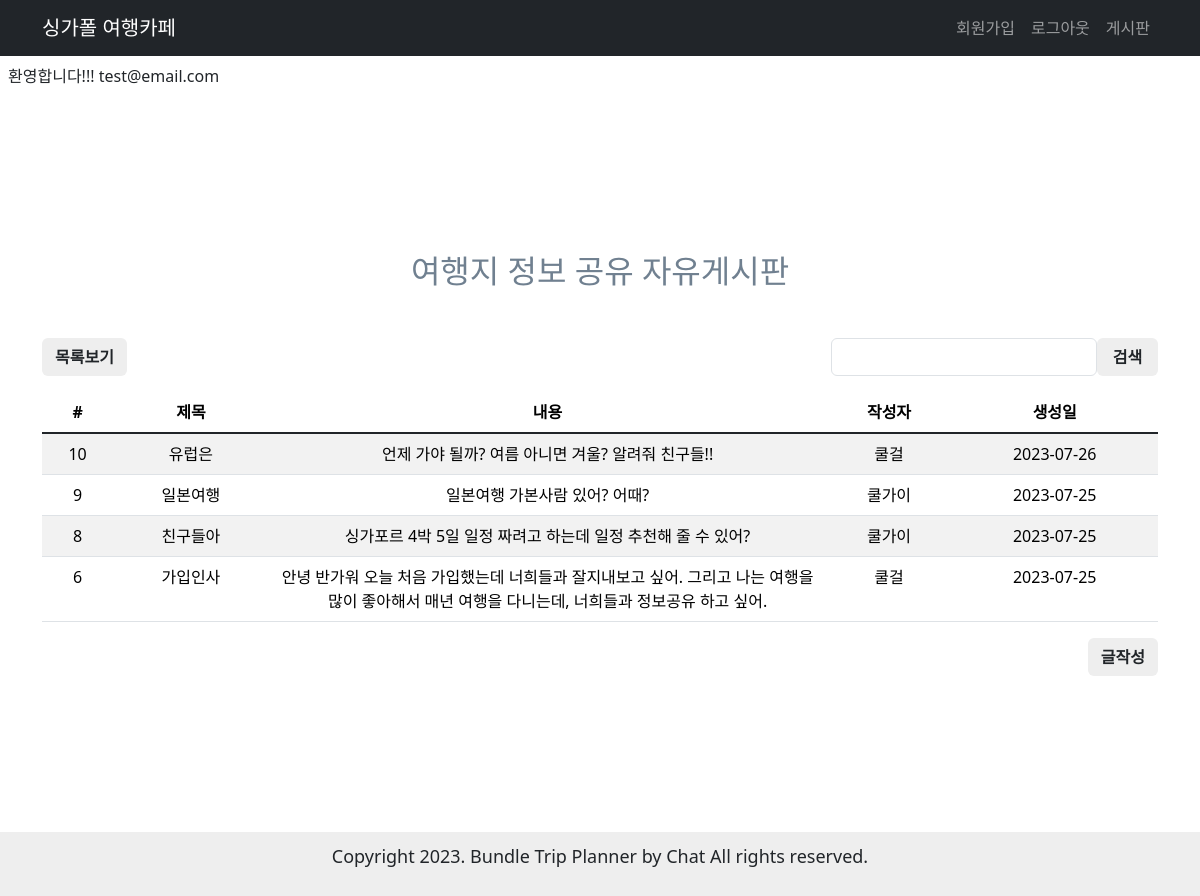
/blog/ (signed in), run on the app's committed database.
### user/models.py (models this page shows)
class User(AbstractUser):
    username = None
    name = models.CharField(max_length=30)
    email = models.EmailField(unique=True, max_length=255)
    is_staff = models.BooleanField(default=False)
    is_superuser = models.BooleanField(default=False)
    is_active = models.BooleanField(default=True)
    last_login = models.DateTimeField(null=True, blank=True)
    date_joined = models.DateTimeField(auto_now_add=True)
    USERNAME_FIELD = 'email'
    EMAIL_FIELD = 'email'
    REQUIRED_FIELDS = []
    objects = UserManager()

### blog/models.py (models this page shows)
class Post(models.Model):
    title = models.CharField(max_length=30)
    content = models.TextField()
    created_at = models.DateTimeField(auto_now_add=True)
    updated_at = models.DateTimeField(auto_now=True)
    user = models.ForeignKey(User, on_delete=models.CASCADE)
    tags = models.ManyToManyField('Hashtag', blank=True)

### blog/views.py (the view)
# urls.py: path('', views.PostList.as_view(), name='list'),
class PostList(ListView):
    model = Post
    ordering = '-pk'
    def get_context_data(self, **kwargs):
        context = super(PostList, self).get_context_data(**kwargs)
        return context
    def get_queryset(self):
        queryset = super().get_queryset()
        search_keyword = self.request.GET.get('q')
        if search_keyword:
            queryset = queryset.filter(
                Q(title__icontains=search_keyword) | Q(content__icontains=search_keyword) | Q(tags__name__icontains=search_keyword)).distinct()
        return queryset

### blog/templates/blog/post_list.html (shortened to what this page needs)
{% extends "base.html" %}
{% block content %}
<div class="container blog-container">
    <h2 class="main-title mb-5">여행지 정보 공유 자유게시판</h2>
        <div class="search-list-section mb-3">
            <a href="{% url 'blog:list' %}" class="btn">목록보기</a>
           <div class="blog-search">
                <input type="text" name="q" id="search-input" class="form-control">
                <button id="search-btn" class="btn search-b">검색</button>
           </div>
        </div>
    {% if post_list %}
            <table class="table table-striped">
                <thead>
                    <tr>
                        <th>#</th>
                        <th>제목</th>
                        <th>내용</th>
                        <th >작성자</th>
                        <th>생성일</th>
                    </tr>
                </thead>
                <tbody class="table-group-divider">
                    {% for post in post_list %}
                        <tr>
                            <td class="col text-center"> {{ post.id }} </td>
                            <td class="col"><a href="{% url 'blog:detail' pk=post.pk %}">{{ post.title }}</a></td>
                            <td class="col-6">{{ post.content }}</td>
                            <td class="col">{{ post.user.name }}</td>
                            <td class="col">{{ post.created_at|date:"Y-m-d" }}</td>
                        </tr>
                    {% endfor %}
                </tbody>
            </table>
    {% else %}
        <p>작성된 게시물이 없습니다.</p>
    {% endif %}
        <div class="write-section mb-3">
            <form action="{% url 'blog:write' %}" method="get">
                <input type="submit" value="글작성" class="btn">
            </form>
        </div>
</div>
{% endblock %}

### templates/base.html (shortened to what this page needs)
<!DOCTYPE html>
{% load static %}
{% load django_bootstrap5 %}
<html lang="ko">
<head>
    {% bootstrap_css %}
    <link rel="stylesheet" href="{% static 'blog/style.css' %}">
    <link rel="stylesheet" href="{% static 'user/style.css' %}">
    <link rel="stylesheet" href="{% static 'main/style.css' %}">
</head>
<body>
    <header>
        {% if user.is_authenticated %}
        <nav class="navbar navbar-expand-lg navbar-dark bg-dark">
            <div class="container">
                <a class="navbar-brand" href="/">싱가폴 여행카페</a>
                <div class="collapse navbar-collapse" id="navbarSupportedContent">
                    <ul class="navbar-nav ms-auto mb-2 mb-lg-0">
                        <li class="nav-item"><a class="nav-link" href="{% url 'user:register' %}">회원가입</a></li>
                        <li class="nav-item"><a class="nav-link" href="{% url 'user:logout' %}">로그아웃</a></li>
                        <li class="nav-item"><a class="nav-link" href="{% url 'blog:list' %}">게시판</a></li>
                    </ul>
                </div>
            </div>
        </nav>
        <div class="d-flex p-2">
            <p class="me-3">환영합니다!!! {{ user.email }} </p>
        </div>
        {% endif %}
    </header>
    <main class="main-container flex-grow-1">
        {% block content %}
        {% endblock %}
    </main>
    <footer class="text-center footer mt-auto py-3">
        <p>Copyright 2023. Bundle Trip Planner by Chat All rights reserved.</p>
    </footer>
</body>
</html>

### blog/static/blog/style.css (style rules this page uses)
.main-title { color: slategrey; }
.blog-container { width: 1200px; }
.search-list-section { display: flex; flex-direction: row; justify-content: space-between; }
.write-section { display: flex; flex-direction: row; justify-content: flex-end; }
.blog-search { display: flex; }
.search-b { width: 70px; }

### main/static/main/style.css (style rules this page uses)
body, h1, h2, fieldset, ul { padding: 0; margin: 0; list-style-type: none; }
a { text-decoration: none; color: inherit; }
input, textarea, select { box-sizing: border-box; }
select:enabled, button:enabled { cursor: pointer; }
.main-container { min-width: 1200px; height: 90vh; display: flex; flex-direction: column; justify-content: center; align-items: center; text-align: center; }
.footer { display: flex; flex-direction: column; justify-content: center; text-align: center; background: #eeeeee; font-size: large; height: 8vh; }
.btn { font-weight: 700; background-color: #eeeeee; }

### data on the page
User: email "test@email.com"
Post: id "10", title "유럽은", content "언제 가야 될까? 여름 아니면 겨울? 알려줘 친구들!!", user.name "쿨걸", created_at "2023-07-26"
Post: id "9", title "일본여행", content "일본여행 가본사람 있어? 어때?", user.name "쿨가이", created_at "2023-07-25"
Post: id "8", title "친구들아", content "싱가포르 4박 5일 일정 짜려고 하는데 일정 추천해 줄 수 있어?", user.name "쿨가이", created_at "2023-07-25"
Post: id "6", title "가입인사", content "안녕 반가워 오늘 처음 가입했는데 너희들과 잘지내보고 싶어. 그리고 나는 여행을 많이 좋아해서 매년 여행을 다니는데, 너희들과 정보공유 하고 싶어.", user.name "쿨걸", created_at "2023-07-25"
